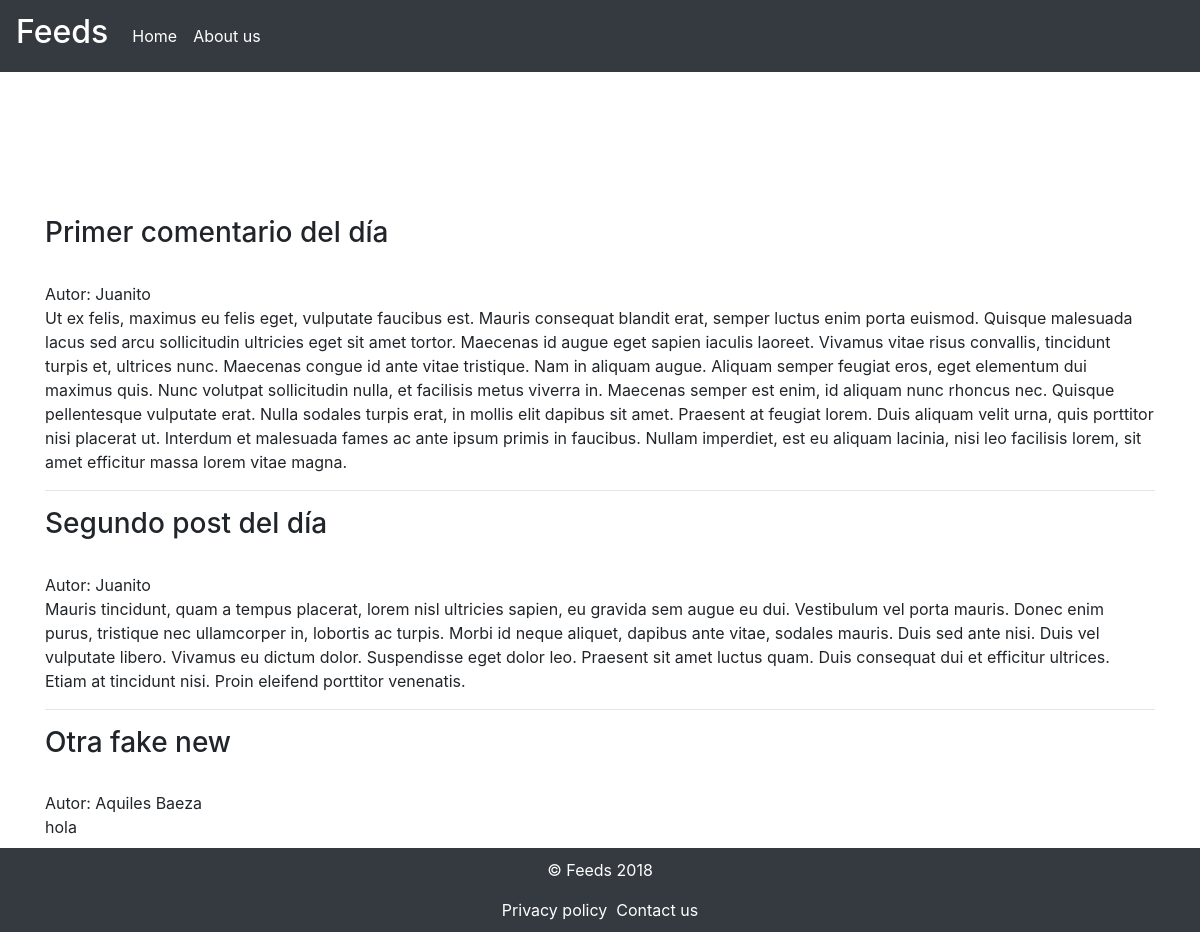
The page / on the database its author committed.
### posts/models.py (models this page shows, shortened)
class feed(models.Model):
	id = models.IntegerField(primary_key=True)
	autor = models.CharField(max_length=50)
	titulo = models.CharField(max_length=100)
	contenido = models.TextField()

### posts/views.py (the view)
# urls.py: path(r'',views.index,name='index'),
def index(request):
	template = 'posts/index.html'
	results = feed.objects.all()
	jsondata = serializers.serialize('json',results)
	context = {
		'results': results,
		'jsondata': jsondata
	}
	return render(request,template,context)

### posts/templates/posts/index.html
{% extends 'posts/base.html' %}
{% block content %}
{% load static %}
<br><br><br>
<div class="feeds">
	{% for result in results %}
		<h3>{{result.titulo}}</h3>
		<br>
		Autor: {{result.autor}}
		<br>
		<p id="{{result.id}}">
			{{result.contenido}}
		</p>
		<hr>
	{% endfor %}
</div>
{% endblock %}

### posts/templates/posts/base.html (shortened to what this page needs)
<!DOCTYPE html>
<html>
{% load pwa %}
{% load static %}
<head>
	<link rel="stylesheet" href="https://maxcdn.bootstrapcdn.com/bootstrap/4.0.0-beta.3/css/bootstrap.min.css">
</head>
<body>
	<div class="wrapper">
		<nav class="navbar navbar-expand-lg navbar-dark bg-dark">
			<a class="navbar-brand" href="#"><h2>Feeds</h2></a>
		  	<div class="collapse navbar-collapse" id="navbarSupportedContent">
		  		<ul class="navbar-nav mr-auto">
		  			<li class="nav-item active">
			        		<a class="nav-link" href="#">Home <span class="sr-only">(current)</span></a>
			      		</li>
			      		<li class="nav-item active">
			        		<a class="nav-link" href="#">About us</a>
			      		</li>
		  		</ul>
		  	</div>
		</nav>
		<div id="content" class="container">
			<br><br><br>
			{% block content %}
			{% endblock %}
		</div>
		<div class="footer bg-dark">
			<p>&copy Feeds 2018</p>
			<a class="alink" href="#">Privacy policy</a>&nbsp
			<a class="alink" href="#">Contact us</a>
		</div>
	</div>
</body>
</html>

### posts/templates/posts/base.html (style rules this page uses)
.footer { text-align: center; position: absolute; padding:10px; color: white; width: 100%; bottom:0; }
.alink { text-decoration: none; color: white; }
#content { padding-bottom: 5%; }
html,body { margin: 0; padding: 0; height: 100%; }
.wrapper { position: relative; min-height: 100%; }

### rows shown on the page
feed: titulo "Primer comentario del día", autor "Juanito", contenido "Ut ex felis, maximus eu felis eget, vulputate faucibus est. Mauris consequat blandit erat, semper luctus enim porta euismod. Quisque malesuada lacus sed arcu sollicitudin ultricies eget sit amet tortor. Maecenas id augue eget sapien iaculis laoreet. Vivamus vitae risus convallis, tincidunt turpis et, ultrices nunc. Maecenas congue id ante vitae tristique. Nam in aliquam augue. Aliquam semper feugiat eros, eget elementum dui maximus quis. Nunc volutpat sollicitudin nulla, et facilisis metus viverra in. Maecenas semper est enim, id aliquam nunc rhoncus nec. Quisque pellentesque vulputate erat. Nulla sodales turpis erat, in mollis elit dapibus sit amet. Praesent at feugiat lorem. Duis aliquam…"
feed: titulo "Segundo post del día", autor "Juanito", contenido "Mauris tincidunt, quam a tempus placerat, lorem nisl ultricies sapien, eu gravida sem augue eu dui. Vestibulum vel porta mauris. Donec enim purus, tristique nec ullamcorper in, lobortis ac turpis. Morbi id neque aliquet, dapibus ante vitae, sodales mauris. Duis sed ante nisi. Duis vel vulputate libero. Vivamus eu dictum dolor. Suspendisse eget dolor leo. Praesent sit amet luctus quam. Duis consequat dui et efficitur ultrices. Etiam at tincidunt nisi. Proin eleifend porttitor venenatis."
feed: titulo "Otra fake new", autor "Aquiles Baeza", contenido "hola"
